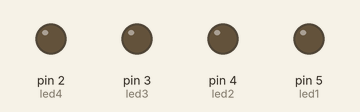
This sketch was run on a simulated Arduino Uno, built with avr-gcc and run on an emulated ATmega328P. Shown: output pins drawn as LEDs (lit = HIGH).

Above: at 0.5 s.
At 2.5 s:
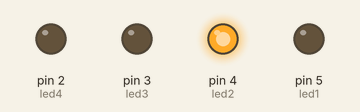
At 4.5 s:
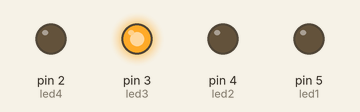
At 9.5 s:
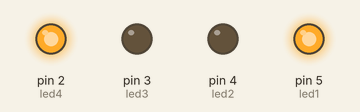
At 14.5 s:
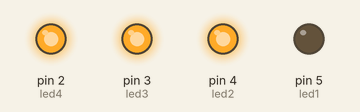
At 19.5 s:
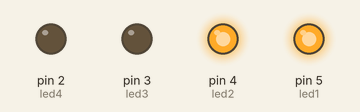
Timing chart, 0 to 20.8 s (numbered marks = the images above):
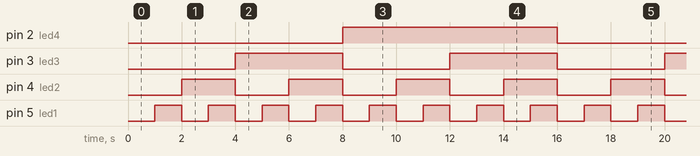

Measured:
- by itself, pin 2 (led4): alternates HIGH for 8.0 s and LOW for 8.0 s
- by itself, pin 3 (led3): alternates HIGH for 4.0 s and LOW for 4.0 s
- by itself, pin 4 (led2): alternates HIGH for 2.0 s and LOW for 2.0 s
- by itself, pin 5 (led1): alternates HIGH for 1.0 s and LOW for 1.0 s

The sketch:

leds-binario.ino
```cpp
// Este código define os pinos dos LEDs e inicializa a comunicação serial.
// Em seguida, define variáveis para cada bit e resto, e cria funções para resetar os LEDs e ligar os LEDs de acordo com o valor binário.
// No loop principal, o código itera de 0 a 15, reseta os LEDs e calcula os valores binários para os LEDs com base no valor de i.

#define led1 5
#define led2 4
#define led3 3
#define led4 2

void setup() {
  pinMode(led1, OUTPUT);
  pinMode(led2, OUTPUT);
  pinMode(led3, OUTPUT);
  pinMode(led4, OUTPUT);
  Serial.begin(9600);
}

int bit1;
int bit2;
int bit3;
int bit4;
int resto1;
int resto2;
int resto3;

void reset() {
  digitalWrite(led1, 0);
  digitalWrite(led2, 0);
  digitalWrite(led3, 0);
  digitalWrite(led4, 0);
}

void ligarBinario(int bit1, int bit2, int bit3, int bit4) {
  digitalWrite(led1, bit1);
  digitalWrite(led2, bit2);
  digitalWrite(led3, bit3);
  digitalWrite(led4, bit4);
}

void loop() {
  for (int i = 0; i < 16; i++) {
    reset();

    bit1 = i % 2;
    resto1 = i / 2;
    bit2 = resto1 % 2;
    resto2 = resto1 / 2;
    bit3 = resto2 % 2;
    resto3 = resto2 / 2;
    bit4 = resto3 % 2;

    ligarBinario(bit1, bit2, bit3, bit4);
    delay(1000);
  }
}
```
